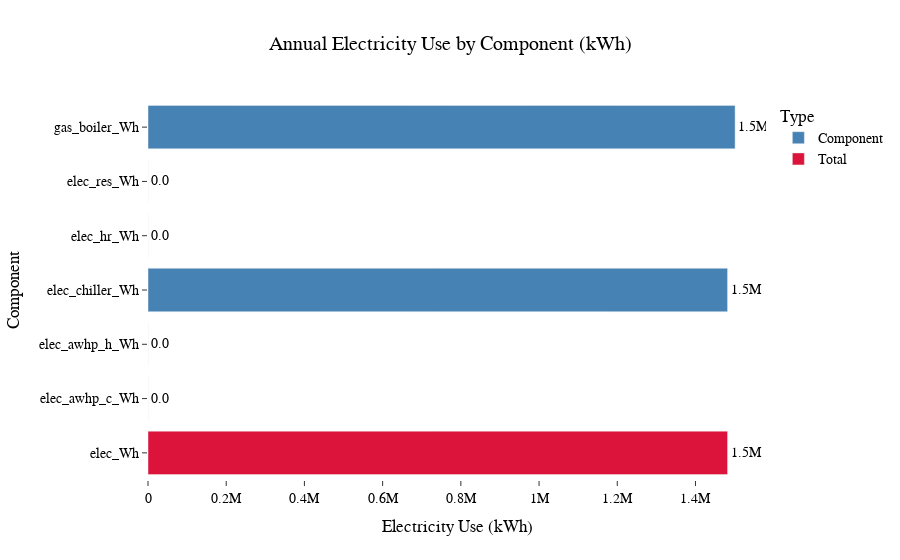

Here is the notebook cell this chart was saved with:
### Code cell
#! Update for mutliple scenarios and years

from src.visuals import plot_energy_breakdown

df = source_energy.copy()

equipment_scenarios = ["eq_scenario_1"]
emission_scenarios = ["em_scenario_a"]

plot_energy_breakdown(df, equipment_scenarios, emission_scenarios)

### Figure 1 — Plotly figure (JSON) as saved in the notebook; plotly's stock layout.template omitted (floating-point values rounded to 4 significant figures)
{"data": [{"hovertemplate": "Type=Component<br>Electricity Use (kWh)=%{text}<br>Component=%{y}<extra></extra>", "legendgroup": "Component", "marker": {"color": "steelblue", "pattern": {"shape": ""}}, "name": "Component", "orientation": "h", "showlegend": true, "text": [1501000.0, 1482000.0, 0.0, 0.0, 0.0, 0.0], "textposition": "outside", "texttemplate": "%{text:.2s}", "type": "bar", "x": [1501000.0, 1482000.0, 0.0, 0.0, 0.0, 0.0], "xaxis": "x", "y": ["gas_boiler_Wh", "elec_chiller_Wh", "elec_hr_Wh", "elec_awhp_h_Wh", "elec_awhp_c_Wh", "elec_res_Wh"], "yaxis": "y"}, {"hovertemplate": "Type=Total<br>Electricity Use (kWh)=%{text}<br>Component=%{y}<extra></extra>", "legendgroup": "Total", "marker": {"color": "crimson", "pattern": {"shape": ""}}, "name": "Total", "orientation": "h", "showlegend": true, "text": [1482000.0], "textposition": "outside", "texttemplate": "%{text:.2s}", "type": "bar", "x": [1482000.0], "xaxis": "x", "y": ["elec_Wh"], "yaxis": "y"}], "layout": {"barmode": "relative", "legend": {"title": {"text": "Type"}, "tracegroupgap": 0}, "title": {"text": "Annual Electricity Use by Component (kWh)"}, "xaxis": {"anchor": "y", "domain": [0, 1], "title": {"text": "Electricity Use (kWh)"}}, "yaxis": {"anchor": "x", "categoryorder": "category ascending", "domain": [0, 1], "title": {"text": "Component"}}}}
